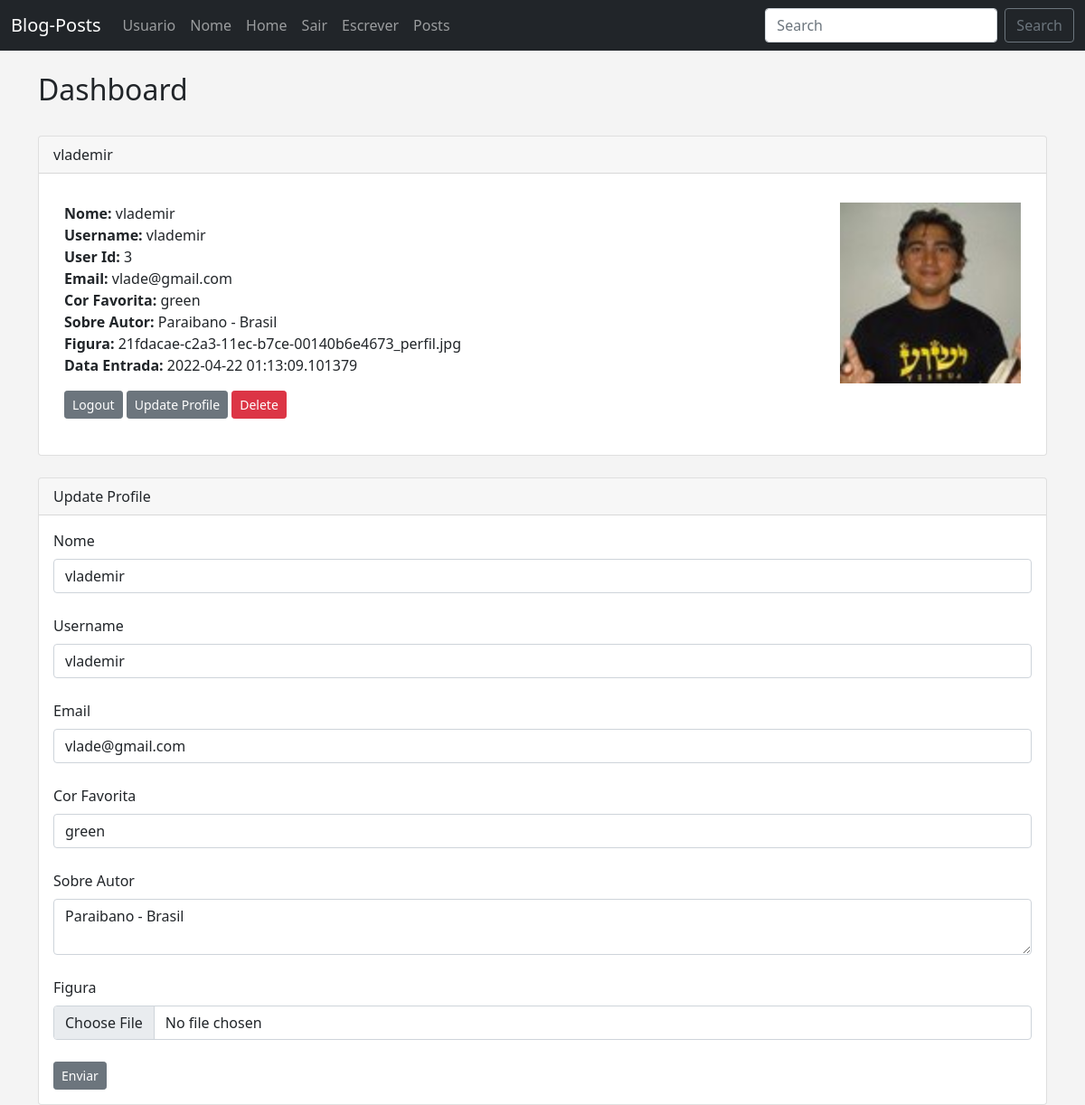
/dashboard (signed in), run on the app's committed database.
### app.py (models this page shows, shortened)
class Users(db.Model, UserMixin):
    id = db.Column(db.Integer, primary_key=True)
    username = db.Column(db.String(20), nullable=False, unique=True)
    name = db.Column(db.String(200), nullable=False)
    email = db.Column(db.String(120), nullable=False, unique=True)
    favorite_color = db.Column(db.String(120))
    about_author = db.Column(db.Text(), nullable=True)
    date_added = db.Column(db.DateTime, default=datetime.utcnow)
    profile_pic = db.Column(db.String(), nullable=True)
    password_hash = db.Column(db.String(128))
    posts = db.relationship('Posts', backref='poster')
    @property
    def password(self):
        raise AttributeError('password is not a readable attribute!')

### app.py (the view)
@app.route('/dashboard', methods=['GET', 'POST'])
@login_required
def dashboard():
    form = UserForm()
    id = current_user.id
    name_to_update = Users.query.get_or_404(id)
    if request.method == "POST":
        name_to_update.name = request.form['name']
        name_to_update.email = request.form['email']
        name_to_update.favorite_color = request.form['favorite_color']
        name_to_update.username = request.form['username']
        name_to_update.about_author = request.form['about_author']
        if request.files['profile_pic']:
            name_to_update.profile_pic = request.files['profile_pic']
            pic_filename = secure_filename(name_to_update.profile_pic.filename)
            pic_name = str(uuid.uuid1()) + "_" + pic_filename
            saver = request.files['profile_pic']
            name_to_update.profile_pic = pic_name
            try:
                db.session.commit()
                saver.save(os.path.join(app.config['UPLOAD_FOLDER'], pic_name))
                flash("User Updated Successfully!")
                return render_template("dashboard.html",
                                       form=form,
                                       name_to_update=name_to_update)
            except:
                flash("Error!  Looks like there was a problem...try again!")
                return render_template("dashboard.html",
                                       form=form,
                                       name_to_update=name_to_update)
        else:
            db.session.commit()
            flash("User Updated Successfully!")
            return render_template("dashboard.html",
                                   form=form,
                                   name_to_update=name_to_update)
    else:
        return render_template("dashboard.html",
                               form=form,
                               name_to_update=name_to_update,
                               id=id)
    return render_template('dashboard.html')

### webforms.py
class UserForm(FlaskForm):
    name = StringField("Nome", validators=[DataRequired()])
    username = StringField("Username", validators=[DataRequired()])
    email = StringField("Email", validators=[DataRequired()])
    favorite_color = StringField("Cor Favorita")
    about_author = TextAreaField("Sobre Autor")
    password_hash = PasswordField('Password', validators=[DataRequired(), EqualTo(
        'password_hash2', message='Passwords Must Match!')])
    password_hash2 = PasswordField(
        'Confirma Password', validators=[DataRequired()])
    profile_pic = FileField("Figura")
    submit = SubmitField("Enviar")

class SearchForm(FlaskForm):
    searched = StringField("Perquisar", validators=[DataRequired()])
    submit = SubmitField("Enviar")

### app.py (called while the page is built)
@login_manager.user_loader
def load_user(user_id):
    return Users.query.get(int(user_id))

@app.context_processor
def base():
    form = SearchForm()
    return dict(form=form)

### templates/dashboard.html (shortened to what this page needs)
{% extends 'base.html' %}
{% block content %}
	<h2>Dashboard</h2>
	<br/>
	<div class="card">
  <div class="card-header">
    {{ current_user.name }}
  </div>
  <div class="card-body">
    <p class="card-text">
<div class="container">
	<div class="row">
		<div class="col-8">
    <strong>Nome:</strong>
	{{ current_user.name }}<br/>
	<strong>Username:</strong>
	{{ current_user.username }}<br/>
	<strong>User Id:</strong>
	{{ current_user.id }}<br/>
	<strong>Email:</strong>
	{{ current_user.email }}<br/>
	<strong>Cor Favorita:</strong>
	{{ current_user.favorite_color }}<br/>
	<strong>Sobre Autor:</strong>
	{{ current_user.about_author }}<br/>
	<strong>Figura:</strong>
	{{ current_user.profile_pic }}<br/>
	<strong>Data Entrada:</strong>
	{{ current_user.date_added }}<br/>
    </p>
    <a href="{{ url_for('logout')}}" class="btn btn-secondary btn-sm">Logout</a>
    <a href="{{ url_for('update', id=current_user.id)}}" class="btn btn-secondary btn-sm">Update Profile</a>
    <a href="{{ url_for('delete', id=current_user.id)}}" class="btn btn-danger btn-sm">Delete</a>
    <br/><br/>
	</div>
	<div class="col-4">
		{% if current_user.profile_pic %}
		<img src="{{ url_for('static', filename='images/' + current_user.profile_pic)}}" width="200" align="right">
		{% else %}
		<img src="{{ url_for('static', filename='images/default_profile_pic.png')}}" width="200" align="right">
		{% endif %}
	</div>
	</div>
	</div>
<br/>
<div class="card">
  <div class="card-header">
    Update Profile
  </div>
  <div class="card-body">
  	<form action="/dashboard" method="POST" enctype="multipart/form-data">
		{{ form.name.label(class="form-label") }}
		{{ form.name(class="form-control", value=name_to_update.name) }}
		<br/>
		{{ form.username.label(class="form-label") }}
		{{ form.username(class="form-control", value=name_to_update.username) }}
		<br/>
		{{ form.email.label(class="form-label") }}
		{{ form.email(class="form-control", value=name_to_update.email) }}
		<br/>
		{{ form.favorite_color.label(class="form-label") }}
		{{ form.favorite_color(class="form-control", value=name_to_update.favorite_color) }}
		<br/>
		{{ form.about_author.label(class="form-label") }}
		<textarea name="about_author" class="form-control">{{ name_to_update.about_author }}</textarea>
		<br/>
		{{ form.profile_pic.label(class="form-label") }}
		{{ form.profile_pic(class="form-control", value=name_to_update.profile_pic) }}
		<br/>
		{{ form.submit(class="btn btn-secondary btn-sm") }}
	</form>
</div>
</div>
{% endblock %}

### templates/base.html (shortened to what this page needs)
<!DOCTYPE html>
<html lang="en">
  <head>
    <link
      href="https://cdn.jsdelivr.net/npm/bootstrap@5.0.0-beta1/dist/css/bootstrap.min.css"
      rel="stylesheet"
    />
    <link
      href="{{ url_for('static', filename='css/style.css') }}"
      rel="stylesheet"
    />
  </head>
  <body>
    {% include 'navbar.html' %}
    <br />
    <div class="container">{% block content %} {% endblock %}</div>
  </body>
</html>

### templates/navbar.html (shortened to what this page needs)
<nav class="navbar navbar-expand-lg navbar-dark bg-dark">
  <div class="container-fluid">
    <a class="navbar-brand" href="{{ url_for('index') }}">Blog-Posts</a>
    <div class="collapse navbar-collapse" id="navbarSupportedContent">
      <ul class="navbar-nav me-auto mb-2 mb-lg-0">
        <li class="nav-item">
          <a class="nav-link" href="{{ url_for('user', name='Vlade')}}"
            >Usuario</a
          >
        </li>
        <li class="nav-item">
          <a class="nav-link" href="{{ url_for('name')}}">Nome</a>
        </li>
        {% if current_user.is_authenticated %}
        <li class="nav-item">
          <a class="nav-link" href="{{ url_for('dashboard')}}">Home</a>
        </li>
        <li class="nav-item">
          <a class="nav-link" href="{{ url_for('logout')}}">Sair</a>
        </li>
        {% endif %}
        <li class="nav-item">
          <a class="nav-link" href="{{ url_for('add_post')}}">Escrever</a>
        </li>
        <li class="nav-item">
          <a class="nav-link" href="{{ url_for('posts')}}">Posts</a>
        </li>
      </ul>
      <form method="POST" action="{{ url_for('search')}}" class="d-flex">
        <input
          class="form-control me-2"
          type="search"
          placeholder="Search"
          aria-label="Search"
          name="searched"
        />
        <button class="btn btn-outline-secondary" type="submit">Search</button>
      </form>
    </div>
  </div>
</nav>

### static/css/style.css (style rules this page uses)
body { background: #f4f4f4; }

### data on the page
Users: name "vlademir", username "vlademir", id "3", email "vlade@gmail.com", favorite_color "green", about_author "Paraibano - Brasil", profile_pic "21fdacae-c2a3-11ec-b7ce-00140b6e4673_perfil.jpg", date_added "2022-04-22 01:13:09.101379", profile_pic (picture)
